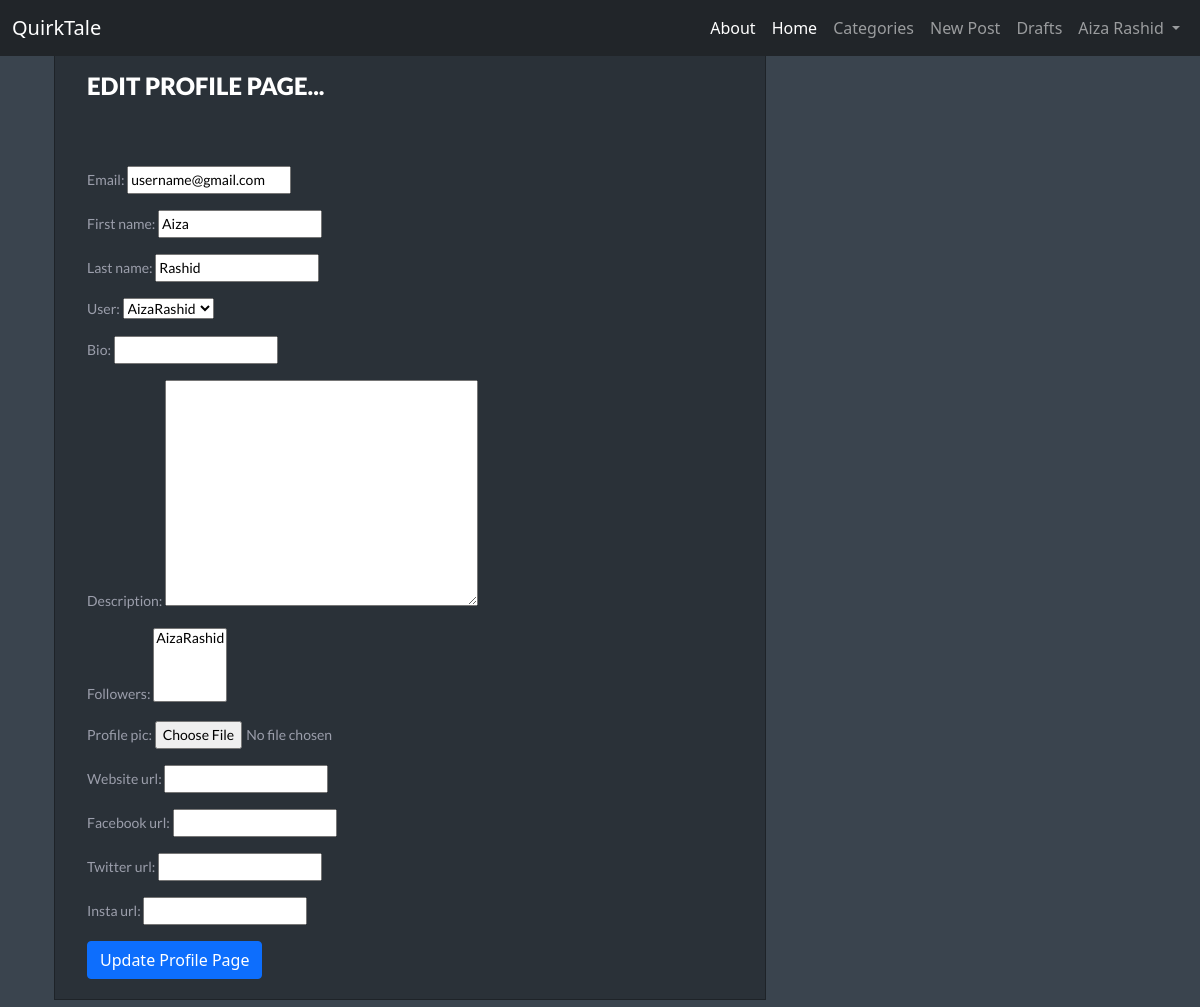
Before: /1/edit_profile_page/ (signed in) with the older database file.
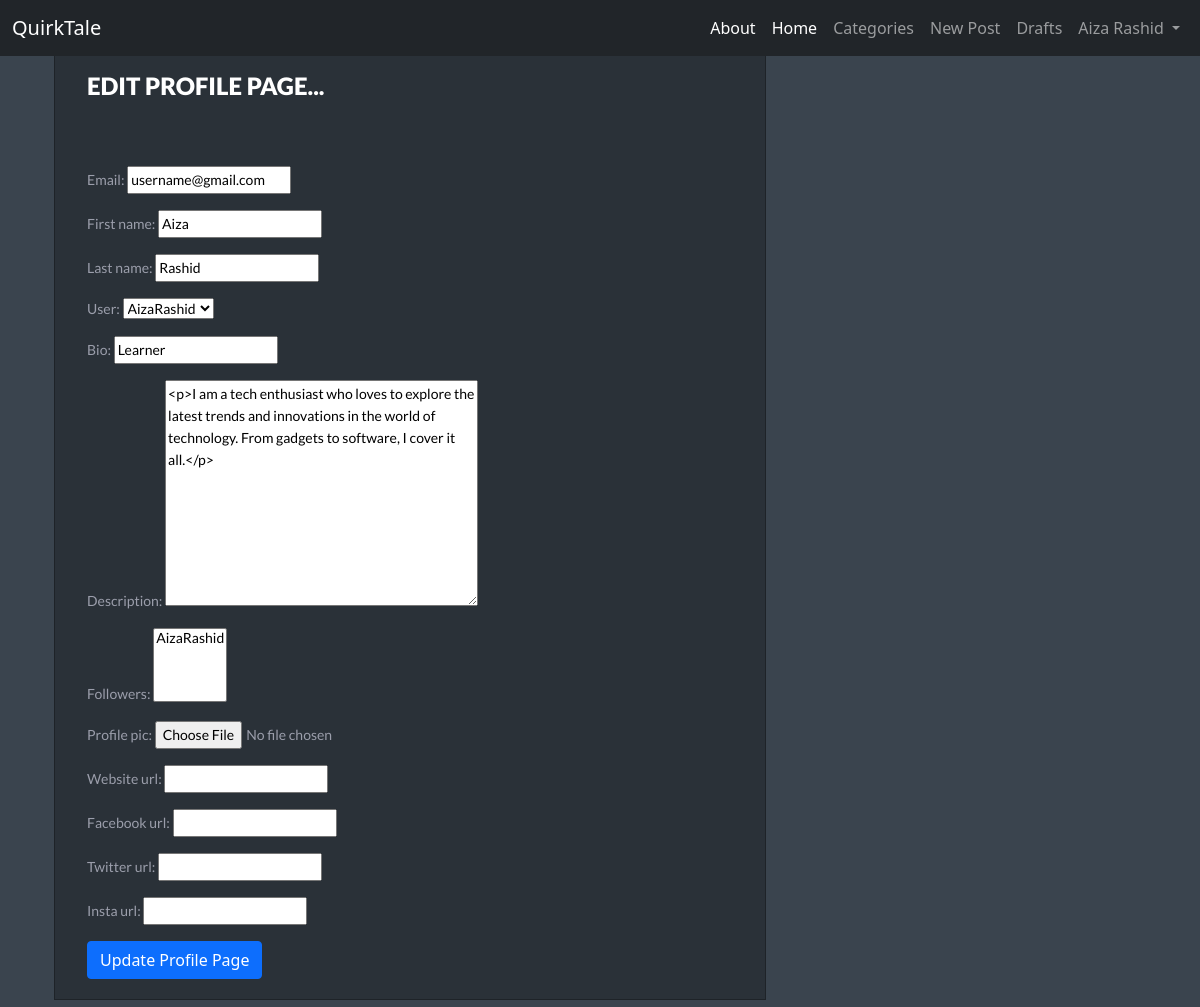
After: the same page with the newer database file.
### blog/models.py (models this page shows, shortened)
class Profile(models.Model):
    email = models.EmailField(max_length=50,default="username@gmail.com")
    first_name = models.CharField(max_length=50,default="FirstName")
    last_name = models.CharField(max_length=50,default="Lastname")
    user = models.OneToOneField(User,on_delete=models.CASCADE,default="user")
    bio = models.CharField(blank=True,null=True,max_length=50)
    description=RichTextField(blank=True,null=True)
    followers = models.ManyToManyField('self',related_name='following',symmetrical=False,null=True,blank=True)
    profile_pic = models.ImageField(null=True,blank=True,upload_to="images/profile/")
    website_url= models.CharField(max_length=200,null=True,blank=True)
    facebook_url = models.CharField(max_length=200,null=True,blank=True)
    twitter_url = models.CharField(max_length=200,null=True,blank=True)
    insta_url = models.CharField(max_length=200,null=True,blank=True)
    def __str__(self):
        return str(self.user)

### members/views.py (the view)
# urls.py: path("<int:pk>/edit_profile_page/",views.EditProfilePageView.as_view(),name="edit_profile_page"),
class EditProfilePageView(generic.UpdateView):
    model = Profile
    template_name = 'authenticate/edit_profile_page.html'
    success_url = reverse_lazy('post_list')
    fields='__all__'
    def get_object(self):
        return self.request.user.profile

### members/templates/authenticate/edit_profile_page.html (shortened to what this page needs)
{% extends 'blog/base.html' %}
{% block content %}
<div class='container'>
   <div class="row">
      <div class="col-md-4">
         <div class="inner">
{% if user.is_authenticated %}
    {% if user.id == profile.user.id %}
        <h2>Edit Profile Page...</h2>
        <br/><br/>
        <div class="form-group">
            <form method="POST" enctype="multipart/form-data">
                {{ form.as_p }}
                <button class="btn btn-primary">Update Profile Page</button>
            </form>
        </div>
    {% else %}
        You are not the correct user to edit this page...
    {% endif %}
{% else %}
    You are not allowed here!
{% endif %}
</div>
      </div>
   </div>
</div>
{% endblock %}

Changed rows visible on the page:
changed Profile "username@gmail.com": bio (not shown) → "Learner"; description (not shown) → "<p>I am a tech enthusiast who loves to explore the latest trends and innovations in the world of technology. From gadgets to software, I cover it all.</p>"
